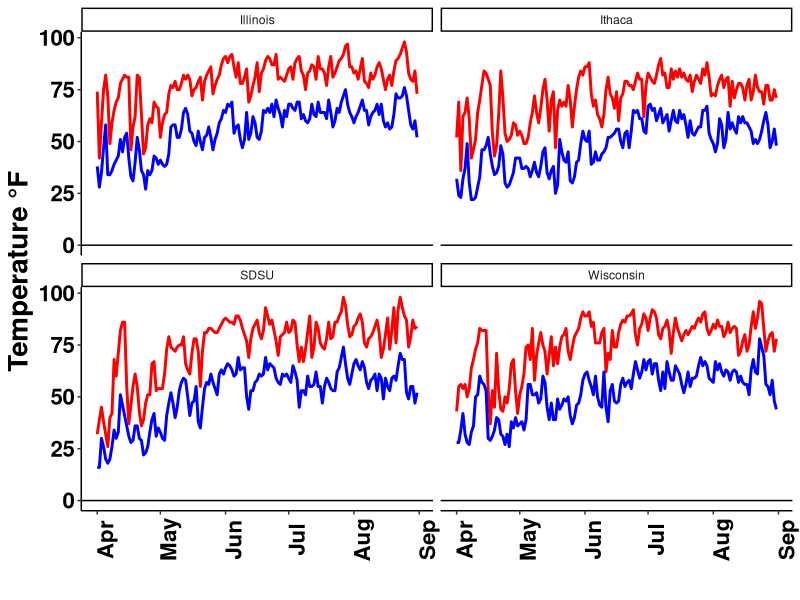
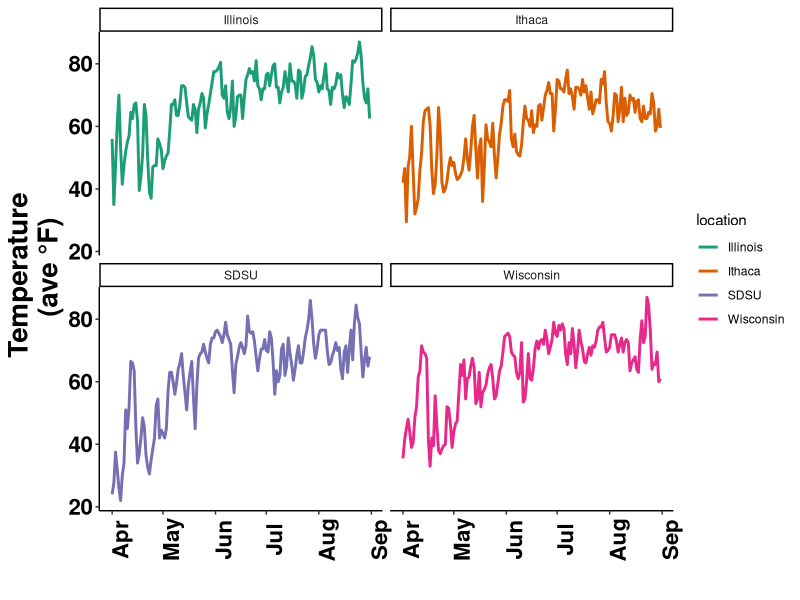
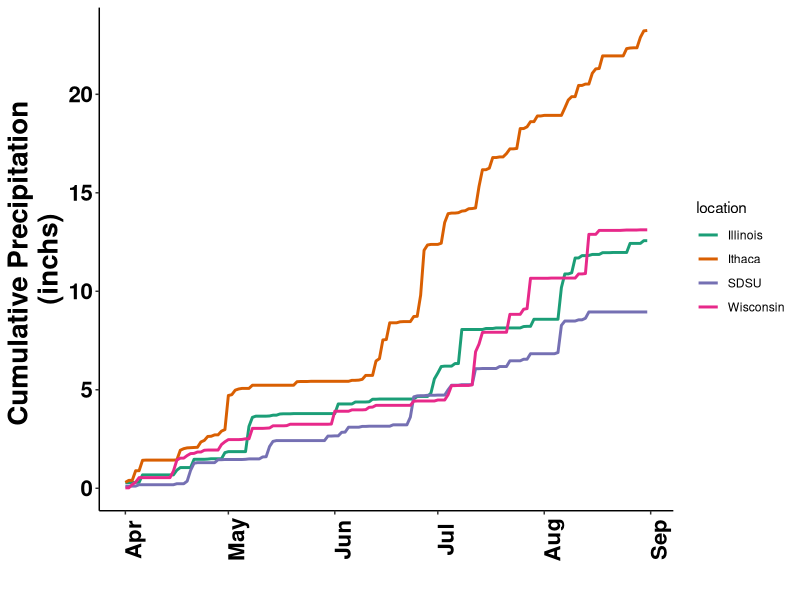

Source code (R) for these figures, in order:
## ---- chunk 1
knitr::opts_chunk$set(echo = TRUE,warning = FALSE, message = FALSE)
## ---- chunk 2
library(RColorBrewer)
library(tidyverse)
library(readxl)
library(kableExtra)


## ---- chunk 3

weather <- read_excel("data/2023_location_weather.xlsx")

weather %>% 
  kable(align = "c") %>% 
  kable_classic(full_width=F,position = "left")%>% 
  scroll_box(width = "900px", height = "300px")



## ---- chunk 4

weather %>% 
  select(location,Date,max,min) %>% 
  ggplot(aes(Date,color=type))+
  geom_line(aes(y = max), size=1, color = "red")+
  geom_line(aes(y = min), size=1, color = "blue")+
  xlab("")+
  ylab("Temperature °F")+
  theme_classic()+
  theme(axis.text.x=element_text(angle = 90, hjust = .5))+
  theme(axis.text=element_text(size=20), axis.title=element_text(size=20,face="bold"))+
  theme(axis.text.x = element_text(face = "bold", color = "black", size = 16))+
  theme(axis.text.y = element_text(face = "bold", color = "black", size = 16)) +
  geom_vline(xintercept = 0)+
  geom_hline(yintercept = 0)+
  theme(legend.position = "none") +
  facet_wrap(~location)
  
## ---- chunk 5


weather %>% 
  select(location,Date,max,min,ave) %>% 
  ggplot(aes(Date, ave ,color=location))+
  geom_line(size=1)+
  xlab("")+
  ylab("Temperature \n (ave °F)")+
  scale_color_brewer(palette="Dark2")+
  theme_classic()+
  theme(axis.text.x=element_text(angle = 90, hjust = .5))+
  theme(axis.text=element_text(size=20), axis.title=element_text(size=20,face="bold"))+
  theme(axis.text.x = element_text(face = "bold", color = "black", size = 16))+
  theme(axis.text.y = element_text(face = "bold", color = "black", size = 16)) +
  theme(legend.position = "right") +
  facet_wrap(~location)


  

## ---- chunk 6


weather %>% 
  select(location,Date,precip_cumu) %>% 
  ggplot(aes(Date, precip_cumu ,color=location))+
  geom_line(size=1)+
  xlab("")+
  ylab("Cumulative Precipitation \n (inchs) ")+
  
  scale_color_brewer(palette="Dark2")+
  theme_classic()+
  theme(axis.text.x=element_text(angle = 90, hjust = .5))+
  theme(axis.text=element_text(size=20), axis.title=element_text(size=20,face="bold"))+
  theme(axis.text.x = element_text(face = "bold", color = "black", size = 16))+
  theme(axis.text.y = element_text(face = "bold", color = "black", size = 16)) +
  theme(legend.position = "right")


## ---- chunk 7

library(readxl)
Wisconsin <- read_excel("data/multi_location_data.xlsx",
                        sheet = "Wisconsin", skip = 2) %>%

  mutate(grain_yield = as.numeric(`Grain yield - g/m2|CO_350:0000260`)) %>%
  mutate(pea_yield = as.numeric(`Pea grain yield - g/m2|COMP:0000049`)) %>%
  select(studyName,locationName,germplasmName,replicate, blockNumber,
         plotNumber, rowNumber, colNumber,
         grain_yield,
         pea_yield,
         peaName,plantingDate)%>% 
  filter(plotNumber != 51)  ### plot 51 looks to have yield of oat and pea switched, removed for now

Cornell <- read_excel("data/multi_location_data.xlsx",
                      sheet = "Cornell", skip = 2)%>%
  filter(plotNumber != "27") %>%
  mutate(grain_yield = as.numeric(`Grain yield - g/m2|CO_350:0000260`)) %>%
  mutate(pea_yield = as.numeric(`Pea grain yield - g/m2|COMP:0000049`)) %>%

  select(studyName,locationName,germplasmName,replicate, blockNumber,
         plotNumber, rowNumber, colNumber,
         grain_yield,
         pea_yield,
         peaName,plantingDate)

Illinois <- read_excel("data/multi_location_data.xlsx",
                       sheet = "Illinois", skip = 2)%>%
  mutate(grain_yield = as.numeric(`Grain yield - g/m2|CO_350:0000260`)) %>%
  mutate(pea_yield = as.numeric(`Pea grain yield - g/m2|COMP:0000049`)) %>%
  select(studyName,locationName,germplasmName,replicate, blockNumber,
         plotNumber, rowNumber, colNumber,
         grain_yield,
         pea_yield,
         peaName,plantingDate)

SDSU <- read_excel("data/multi_location_data.xlsx",
                   sheet = "SDSU", skip = 2)%>%
  mutate(grain_yield = as.numeric(`Grain yield - g/m2|CO_350:0000260`)) %>%
  mutate(pea_yield = as.numeric(`Pea grain yield - g/m2|COMP:0000049`)) %>%
  select(studyName,locationName,germplasmName,replicate, blockNumber,
         plotNumber, rowNumber, colNumber,
         grain_yield,
         pea_yield,
         peaName,plantingDate)


multi_yield <- bind_rows(Wisconsin,Cornell,Illinois,SDSU)

planting_dates <- multi_yield %>% select(locationName,plantingDate) %>% 
  distinct()



## ---- chunk 8






planting_dates %>% 
  kable(align = "c") %>% 
  kable_classic(full_width=F,position = "left")
